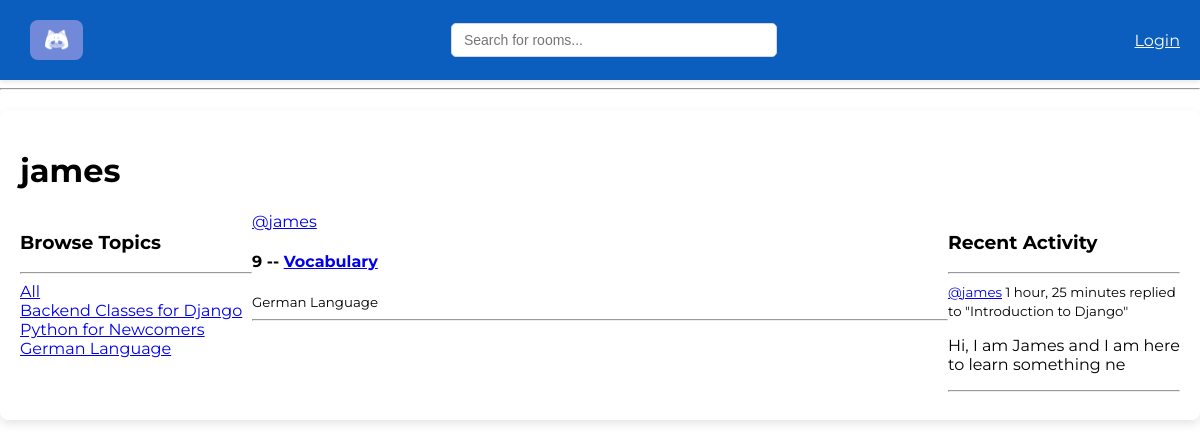
The app's page /profile/2/ with its own data.
### base/models.py (models this page shows, shortened)
class Topic(models.Model):
    name = models.CharField(max_length=200)

class Room(models.Model):
    host = models.ForeignKey(User, on_delete=models.SET_NULL, null=True)
    topic = models.ForeignKey(Topic, on_delete=models.SET_NULL, null=True)
    name = models.CharField(max_length=200)
    description = models.TextField(null=True, blank=True)
    participants = models.ManyToManyField(User, related_name="participants", blank=True)
    updated = models.DateTimeField(auto_now=True)
    created = models.DateTimeField(auto_now_add=True)
    class Meta:
        ordering = ["-updated", "-created"]
    def __str__(self):
        return self.name

class Message(models.Model):
    user = models.ForeignKey(User, on_delete=models.CASCADE)
    room = models.ForeignKey(Room, on_delete=models.CASCADE)
    body = models.TextField()
    updated = models.DateTimeField(auto_now=True)
    created = models.DateTimeField(auto_now_add=True)
    class Meta:
        ordering = ["-updated", "-created"]
    def __str__(self):
        return self.body[0:50]

### base/views.py (the view)
# urls.py: path('profile/<str:pk>/', views.userProfile, name='user-profile'),
def userProfile(request, pk):
    user = User.objects.get(id=pk)
    rooms = user.room_set.all()  # Rooms created by the user
    room_messages = user.message_set.all()  # Messages sent by the user
    topics = Topic.objects.all()
    context = {"user":user, "rooms": rooms, "room_messages":room_messages, "topics":topics}
    return render(request, 'base/profile.html', context)

### base/templates/base/profile.html (shortened to what this page needs)
{% extends "main.html" %}
{% block content %}
<h1>{{ user.username }}</h1>
<div class="profile-container">
    <div>
        {% include "base/topics_component.html" %}
    </div>
    <div>
        {% include "base/feed_component.html" %}
    </div>
    <div>
        {% include "base/activity_component.html" %}
    </div>
</div>
{% endblock content %}

### templates/main.html (shortened to what this page needs)
<!DOCTYPE html>
{% load static %}
<html lang="en">
<head>
    <link rel="stylesheet" href="{% static 'styles/main.css' %}" type="text/css" media="screen">
</head>
<body>
    {% include "navbar.html" %}
    <main>
        {% block content %}{% endblock content %}
    </main>
</body>
</html>

### templates/navbar.html
{% load static %}
<div class="navbar-container">
  <a href="/">
    <div class="logo-container">
      <img src="{% static 'images/logo.jpg' %}" alt="App Logo" class="logo">
    </div>
  </a>
  <form action='{% url "home" %}' method="GET">
    <input type="text" name="q" placeholder="Search for rooms..." id="navbar-search"/>
  </form>
  <div class="login-button">
    {% if request.user.is_authenticated %}
    <p>Hello <span id="hello-user">{{request.user}}</span></p>
    <a href='{% url "logout" %}' id="logout-link">Logout</a>
    {% else %}
    <a href='{% url "login" %}' id="login-link">Login</a>
    {% endif %}
  </div>
</div>
<hr />

### base/templates/base/topics_component.html
<h3>Browse Topics</h3>
<hr>
<a href={% url "home"  %}>All</a>
{% for topic in topics  %}
<div>
    <a href='{% url "home"  %}?q={{topic.name}}'>{{topic.name}}</a>
</div>
{% endfor %}

### base/templates/base/feed_component.html (shortened to what this page needs)
<div>
    {% for room in rooms %}
    <div>
        <a href='{% url "user-profile" room.host.id %}'>@{{room.host.username}}</a>
        <h4>{{room.id}} -- <a href='{% url "room" room.id %}'>{{room.name}}</a></h4>
        <small>{{room.topic.name}}</small>
        <hr>
    </div>
    {% endfor %}
</div>

### base/templates/base/activity_component.html (shortened to what this page needs)
<h3>Recent Activity</h3>
<hr>
{% for message in room_messages %}
<div>
    <small>
        <a href="{% url 'user-profile' message.user.id %}">@{{message.user}}</a>
        {{message.created|timesince}}
    </small>
    <small>replied to "{{message.room}}"</small>
    <p>{{message}}</p>
    <hr>
</div>
{% endfor %}

### static/styles/main.css (style rules this page uses)
body { font-family: "Montserrat", serif; font-optical-sizing: auto; font-style: normal; margin: 0; padding: 0; }
main { max-width: 1200px; margin: 20px auto; padding: 20px; background: #fff; border-radius: 8px; box-shadow: 0 4px 10px rgba(0, 0, 0, 0.1); }
.navbar-container { background-color: #0b5ebd; padding: 10px 20px; display: flex; justify-content: space-between; align-items: center; box-shadow: 0 2px 5px rgba(0, 0, 0, 0.1); }
#navbar-search { width: 300px; padding: 8px 12px; border: 1px solid #d0d7e5; border-radius: 5px; font-size: 14px; outline: none; transition: border-color 0.3s ease, box-shadow 0.3s ease; }
.login-button { display:grid; color: #ffffff; }
#login-link { color: #ffffff; }
.logo-container { display: flex; align-items: center; padding: 10px; }
.logo { height: 40px; border-radius: 8px; }

### base/templates/base/profile.html (style rules this page uses)
.profile-container { display: grid; grid-template-columns: 1fr 3fr 1fr; }

### records on screen
Topic: name "Backend Classes for Django"
Topic: name "Python for Newcomers"
Topic: name "German Language"
Room: host.username "james", id "9", name "Vocabulary", topic.name "German Language"
Message: user "james", created "1 hour, 25 minutes", room "Introduction to Django", body "Hi, I am James and I am here to learn something ne"

### other values on screen
{{ user.username }} "james"
